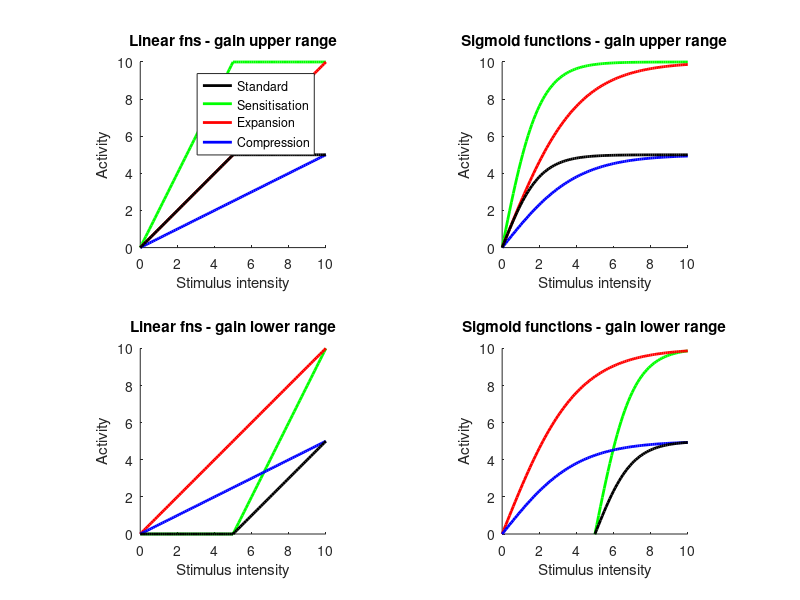
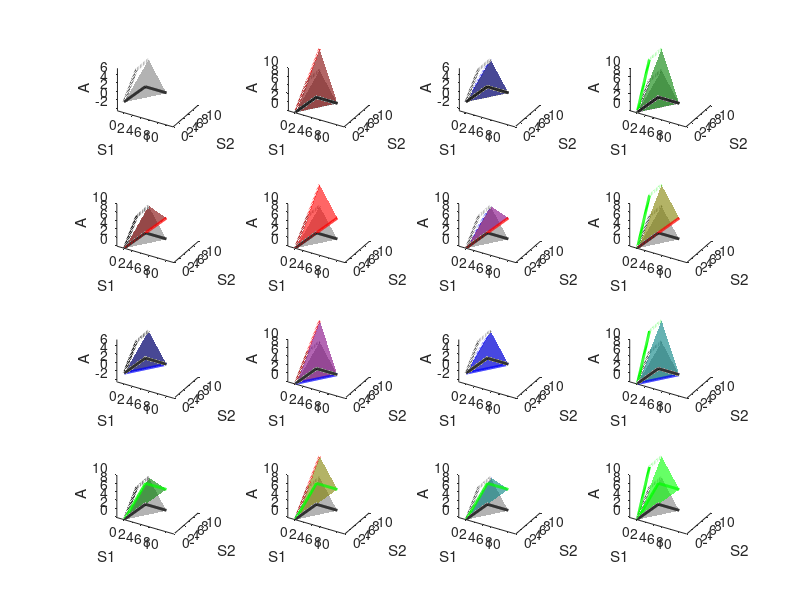
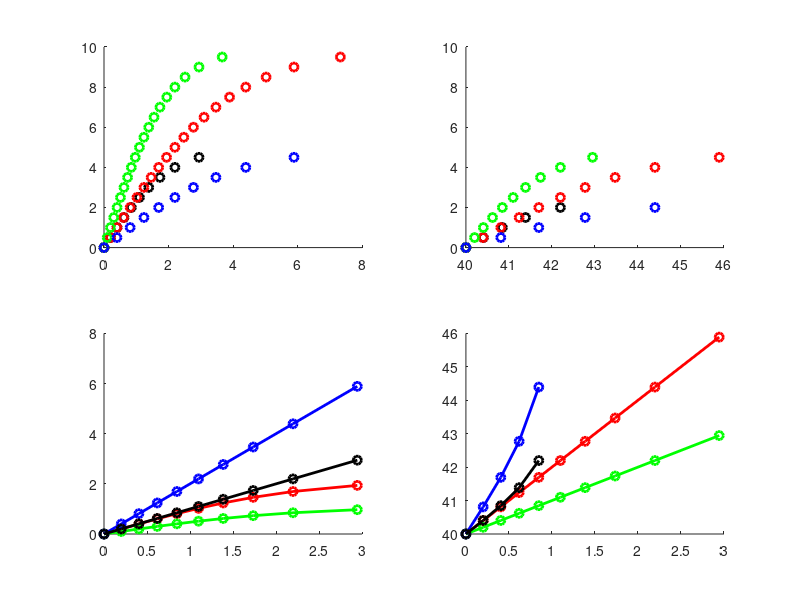
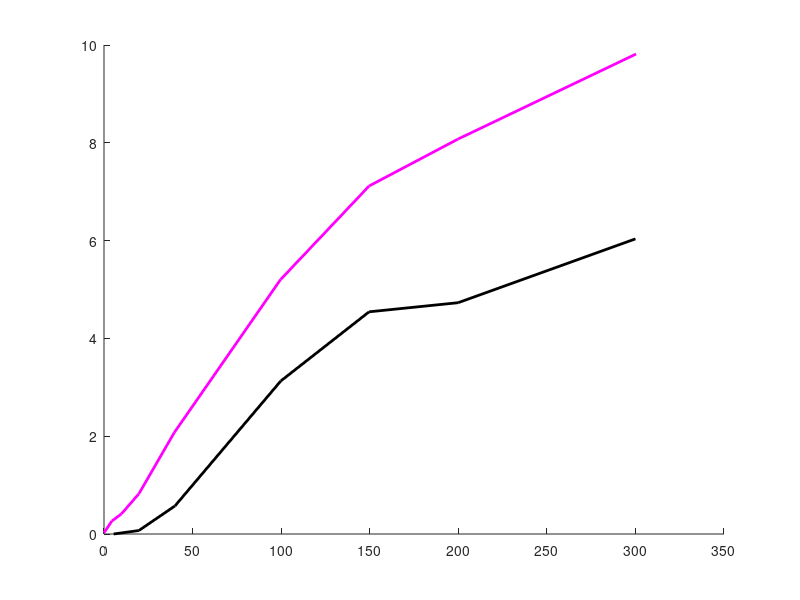

Write MATLAB code to recreate these figures, in order. (Note: this script raises an error after producing the figures.)
clear; close all; clc

force = 0:0.1:10;

figure; 

% Add upper range to linear
subplot(2,2,1); hold on; axis square

% threhsold at top
forceActivity_linearSensitize = force; forceActivity_linearSensitize(forceActivity_linearSensitize > 5) = 5;
forceActivity_linearSensitize = forceActivity_linearSensitize*2;
l1 = plot(force, forceActivity_linearSensitize, 'g', 'linewidth',2);

forceActivity_linearExpand = 2*(force/2);
l2 = plot(force, forceActivity_linearExpand, 'r', 'linewidth',2);

forceActivity_linearCompress = force/2;
l3 = plot(force, forceActivity_linearCompress, 'b', 'linewidth',2);

forceActivity_linearStandard = force; forceActivity_linearStandard(forceActivity_linearStandard > 5) = 5;
l4 = plot(force, forceActivity_linearStandard, 'k', 'linewidth',2);

xlabel('Stimulus intensity')
ylabel('Activity')

ylim([0 10]); xlim([0 10])

title('Linear fns - gain upper range')

legend([l4 l1 l2 l3],  'Standard', 'Sensitisation', 'Expansion', 'Compression')



% Add upper range to sigmoidal 
subplot(2,2,2); hold on; axis square

plot(force, 20*(1./(1+exp(-force)) - 0.5), 'g', 'linewidth',2);

plot(force, 20*(1./(1+exp(-force/2)) - 0.5), 'r', 'linewidth',2);

plot(force, 10*(1./(1+exp(-force/2)) - 0.5), 'b', 'linewidth',2);

plot(force, 10*(1./(1+exp(-force)) - 0.5), 'k', 'linewidth',2);

xlabel('Stimulus intensity')
ylabel('Activity')

ylim([0 10]); xlim([0 10])

title('Sigmoid functions - gain upper range')



% Add lower range to linear
subplot(2,2,3); hold on; axis square

% Therhsold at bottom
temp = force; temp(temp < 5) = 5;
l1 = plot(force, 2*(temp-5), 'g', 'linewidth',2);

l2 = plot(force, 2*(force/2), 'r', 'linewidth',2);

l3 = plot(force, force/2, 'b', 'linewidth',2);

temp = force; temp(temp < 5) = 5;
l4 = plot(force, temp-5, 'k', 'linewidth',2);

xlabel('Stimulus intensity')
ylabel('Activity')

ylim([0 10]); xlim([0 10])

title('Linear fns - gain lower range')



% Add lower range to sigmoidal
subplot(2,2,4); hold on; axis square

plot(force, 20*(1./(1+exp(-(force-5))) - 0.5), 'g', 'linewidth',2);

plot(force, 20*(1./(1+exp(-(force)/2)) - 0.5), 'r', 'linewidth',2);

plot(force, 10*(1./(1+exp(-(force)/2)) - 0.5), 'b', 'linewidth',2);

plot(force, 10*(1./(1+exp(-(force-5))) - 0.5), 'k', 'linewidth',2);

xlabel('Stimulus intensity')
ylabel('Activity')

ylim([0 10]); xlim([0 10])

title('Sigmoid functions - gain lower range')

%% Explore two stimuli - w planes
% close all
% could put heat relevant curve here.
otherIntensity = force;
otherActivity_linearStandard = forceActivity_linearStandard;
otherActivity_linearExpand = forceActivity_linearExpand;
otherActivity_linearCompress = forceActivity_linearCompress;
otherActivity_linearSensitize = forceActivity_linearSensitize;

figure; 
% plot different combinations
% Standard x
% 1-1 Standard y - everything is equal (reference on all plots)
standardX = [force zeros(1,length(otherIntensity))];
standardY = [zeros(1,length(force)) otherIntensity ];
standardZ = [forceActivity_linearStandard otherActivity_linearStandard];

% Get hull
standardFaces = convhull(standardX, standardY, standardZ);

% Remove sides based on normal direction - doesnt have a bottom
tempNormals = meshFaceNormals([standardX', standardY', standardZ'], standardFaces);
standardFaces = standardFaces(tempNormals(:,3) > 0,:);

% Plot on all
for i = 1:16
    subplot(4,4,i); hold on; axis equal; view([30 30])
    
    trisurf(standardFaces, standardX, standardY, standardZ-0.1, 'Facecolor', 'k', 'Edgecolor', 'none', 'FaceAlpha', 0.3);
    plot3(force, zeros(1,length(otherIntensity)), forceActivity_linearStandard, 'k', 'linewidth',2);
    plot3(zeros(1,length(force)), otherIntensity, otherActivity_linearStandard, 'k', 'linewidth',2);
    
    xlabel('S1'); ylabel('S2'); zlabel('A')
end

forceActivityArray = [forceActivity_linearStandard', forceActivity_linearExpand', forceActivity_linearCompress', forceActivity_linearSensitize'];
otherActivityArray = [otherActivity_linearStandard', otherActivity_linearExpand', otherActivity_linearCompress', otherActivity_linearSensitize'];

colorArray = [0 0 0; 1 0 0; 0 0 1; 0 1 0];

% Step through X
for i = 1:4
    % Step throuhg y
    for j = 1:4
       % Dont need to do for standard vs. standard
       if i > 1 | j > 1
           subplot(4,4,4*(i-1)+j);
           
           tempX = [force zeros(1,length(otherIntensity))];
           tempY = [zeros(1,length(force)) otherIntensity ];
           tempZ = [forceActivityArray(:,i)' otherActivityArray(:,j)'];
           
           % Convex hull doesn't work if points are coplanar, so expansion can't have only expansion and/or compression
           if i == 1 | i == 4 | j == 1 | j == 4
               tempFaces = convhull(tempX, tempY, tempZ);

               tempNormals = meshFaceNormals([tempX', tempY', tempZ'], tempFaces);
               tempFaces = tempFaces(tempNormals(:,3) > 0,:);
           else
             % Line is coplanar, so just make simple triangle  
             tempFaces = [1 length(force), length(tempX)];
           end
            
           tempCol = (colorArray(i,:) + colorArray(j,:))/2;
           trisurf(tempFaces, tempX, tempY, tempZ, 'Facecolor', tempCol, 'Edgecolor', 'none', 'FaceAlpha', 0.6);
               
           plot3(force, zeros(1,length(otherIntensity)), forceActivityArray(:,i), 'color', colorArray(i,:), 'linewidth',2);
           plot3(zeros(1,length(force)), otherIntensity, otherActivityArray(:,j), 'color', colorArray(j,:), 'linewidth',2);
       end
    end
end

% 1-2 Expanding y
% subplot(5,4,4+2);
% 
% tempFaces = convhull(tempX, tempY, tempZ);
% 
% tempNormals = meshFaceNormals([tempX', tempY', tempZ'], tempFaces);
% tempFaces = tempFaces(tempNormals(:,3) > 0,:);
% 
% 
% xlabel('Stimulus 1 intnsity'); ylabel('Stimulus 2 intensity'); zlabel('Activity')
% 
% % 1-3 Compressing y
% subplot(5,4,4+3);
% tempX = [force zeros(1,length(otherIntensity))];
% tempY = [zeros(1,length(force)) otherIntensity ];
% tempZ = [forceActivity_linearStandard otherActivity_linearCompress];
% 
% tempFaces = convhull(tempX, tempY, tempZ);
% 
% tempNormals = meshFaceNormals([tempX', tempY', tempZ'], tempFaces);
% tempFaces = tempFaces(tempNormals(:,3) > 0,:);
% 
%  trisurf(tempFaces, tempX, tempY, tempZ, 'Facecolor', 'b', 'Edgecolor', 'none', 'FaceAlpha', 0.5);
% 
% plot3(force, zeros(1,length(otherIntensity)), forceActivity_linearStandard, 'k', 'linewidth',2);
% plot3(zeros(1,length(force)), otherIntensity, otherActivity_linearCompress, 'b', 'linewidth',2);
% xlabel('Stimulus 1 intnsity'); ylabel('Stimulus 2 intensity'); zlabel('Activity')
% 
% % Sensitizing y
% subplot(5,4,4+4);
% tempX = [force zeros(1,length(otherIntensity))];
% tempY = [zeros(1,length(force)) otherIntensity ];
% tempZ = [forceActivity_linearStandard otherActivity_linearSensitize];
% 
% tempFaces = convhull(tempX, tempY, tempZ);
% 
% tempNormals = meshFaceNormals([tempX', tempY', tempZ'], tempFaces);
% tempFaces = tempFaces(tempNormals(:,3) > 0,:);
% 
%  trisurf(tempFaces, tempX, tempY, tempZ, 'Facecolor', 'g', 'Edgecolor', 'none', 'FaceAlpha', 0.5);
% 
% plot3(force, zeros(1,length(otherIntensity)), forceActivity_linearStandard, 'k', 'linewidth',2);
% plot3(zeros(1,length(force)), otherIntensity, otherActivity_linearSensitize, 'g', 'linewidth',2);
% xlabel('Stimulus 1 intnsity'); ylabel('Stimulus 2 intensity'); zlabel('Activity')



%% Explore two stimuli - with sigmoids, didn't work so well

% syms x y a b c
% eqn = y == a*(1/(1+exp(-(x-c)/b))-0.5)
% solve(eqn, x)
% c - b*log(1/(y/a + 1/2) - 1)
activity = 0:0.5:10;

figure;
forceStandard = -log(1./(activity/10+0.5)-1); 
forceExpand = -2*log(1./(activity/20+0.5)-1); 
forceSensitise = -log(1./(activity/20+0.5) - 1);
forceCompress = -2*log(1./(activity/10+0.5) - 1);

forceStandard(forceStandard ~= real(forceStandard)) = NaN;
forceExpand(forceExpand ~= real(forceExpand)) = NaN;
forceSensitise(forceSensitise ~= real(forceSensitise)) = NaN;
forceCompress(forceCompress ~= real(forceCompress)) = NaN;

subplot(2,2,1); hold on
plot(forceStandard, activity, 'ko', 'linewidth',2);

plot(forceExpand, activity, 'ro', 'linewidth',2);

plot(forceSensitise, activity, 'go', 'linewidth',2);

plot(forceCompress, activity, 'bo', 'linewidth',2);

% Make alternate modality
forceStandard_Stim2 = 40-log(1./(activity/5+0.5)-1); 
forceExpand_Stim2 = 40-2*log(1./(activity/10+0.5)-1); 
forceSensitise_Stim2 = 40-log(1./(activity/10+0.5) - 1);
forceCompress_Stim2 = 40-2*log(1./(activity/5+0.5) - 1);

forceStandard_Stim2(forceStandard_Stim2 ~= real(forceStandard_Stim2)) = NaN;
forceExpand_Stim2(forceExpand_Stim2 ~= real(forceExpand_Stim2)) = NaN;
forceSensitise_Stim2(forceSensitise_Stim2 ~= real(forceSensitise_Stim2)) = NaN;
forceCompress_Stim2(forceCompress_Stim2 ~= real(forceCompress_Stim2)) = NaN;

subplot(2,2,2); hold on
plot(forceStandard_Stim2, activity, 'ko', 'linewidth',2);

plot(forceExpand_Stim2, activity, 'ro', 'linewidth',2);

plot(forceSensitise_Stim2, activity, 'go', 'linewidth',2);

plot(forceCompress_Stim2, activity, 'bo', 'linewidth',2);



subplot(2,2,3); hold on

plot(forceStandard, forceExpand, 'r-o', 'linewidth',2)

plot(forceStandard, forceSensitise, 'g-o', 'linewidth',2)

plot(forceStandard, forceCompress, 'b-o', 'linewidth',2)

plot(forceStandard, forceStandard, 'k-o', 'linewidth',2)



subplot(2,2,4); hold on

plot(forceStandard, forceExpand_Stim2, 'r-o', 'linewidth',2)

plot(forceStandard, forceSensitise_Stim2, 'g-o', 'linewidth',2)

plot(forceStandard, forceCompress_Stim2, 'b-o', 'linewidth',2)

plot(forceStandard, forceStandard_Stim2, 'k-o', 'linewidth',2)

%%% Shift sections below to other file
%% To test from adult vs. juvenile force curve
juvenile = [5.4299, -0.1123;
19.6833, 0.0709;
40.0452, 0.5734;
99.7738, 3.1282;
149.6606, 4.5438;
199.8869, 4.7298;
300.0000, 6.0353];

adult = [-0.5090, 0.0238;
4.4118, 0.2633;
9.8416, 0.4117;
19.6833, 0.8223;
39.7059, 2.0762;
99.6041, 5.2003;
149.6606, 7.1168;
199.8869, 8.0770;
300.3394, 9.8152];

juvenile(juvenile < 0) = 0;
adult(adult < 0) = 0;


figure; hold on
h1 = plot(juvenile(:,1), juvenile(:,2), 'k', 'linewidth',2);
h2 = plot(adult(:,1), adult(:,2), 'm', 'linewidth',2);

% Try fitting
sigmoidFit = 'a*(1/(1+exp(-x/b))-0.5)';

fittedJuvenile = fit(juvenile(:,1), juvenile(:,2), sigmoidFit, 'startPoint', [15 100])

fittedAdult = fit(adult(:,1), adult(:,2), sigmoidFit, 'startPoint', [15 100])

h3 = plot(fittedJuvenile);
h4 = plot(fittedAdult);

set(h3, 'color', 'k', 'Linewidth', 2', 'linestyle', ':')
set(h4, 'color', 'm', 'Linewidth', 2', 'linestyle', ':')

compressionRatio = fittedAdult.a/fittedJuvenile.a;
stretchRatio = fittedAdult.b/fittedJuvenile.b;
meanRatio = (compressionRatio + stretchRatio)/2;

h5 = plot(0:500, compressionRatio*fittedJuvenile.a*(1./(1+exp(-(0:500)/(fittedJuvenile.b*compressionRatio))) - 0.5), 'r', 'linewidth',2);

h6 = plot(0:500, compressionRatio*fittedJuvenile.a*(1./(1+exp(-(0:500)/(fittedJuvenile.b))) - 0.5), 'g', 'linewidth',2);

h7 = plot(0:500, fittedJuvenile.a*(1./(1+exp(-(0:500)/(fittedJuvenile.b*stretchRatio))) - 0.5), 'b', 'linewidth',2);

legend([h1 h3 h2 h4 h5 h6 h7], 'Juvenile', 'Juvenile fitted', 'Adult', 'Adult fitted', 'Equiv. Expansion', 'Compression only', 'Stretch only')

ylabel('Firing rate')
xlabel('Force (mN)')

ylim([0 12]); xlim([0 500])

title('Adult and Juvenile AM nociceptors')

%% Test by receptor type;

CMH = [11.7256, 0.7371;
23.4623, 0.8298;
46.4159, 1.3341;
92.8755, 1.8680;
185.8385, 2.6371;
371.8522, 3.2004;
744.0548, 3.4107];

CM = [11.7256, 0.3253;
23.4623, 0.6239;
46.9467, 1.5695;
93.9376, 2.6916;
185.8385, 4.6371;
371.8522, 6.8474;
752.5636, 7.3813];

AM = [11.9512, 0.2253;
23.9280, 0.6348;
47.9074, 1.4949;
95.9177, 3.3584;
192.0413, 5.9386;
384.4948, 5.2423];

%%% Scaling to mn is roughly 0.2, but get correct from supplemental figure
CMH(:,1) = CMH(:,1)/5;
CM(:,1) = CM(:,1)/5;
AM(:,1) = AM(:,1)/5;

figure; subplot(1,2,1); hold on;
h1 = plot(CMH(:,1), CMH(:,2), 'k', 'linewidth',2);
h2 = plot(CM(:,1), CM(:,2), 'm', 'linewidth',2);

fittedCMH = fit(CMH(:,1), CMH(:,2), sigmoidFit, 'startPoint', [15 100])

fittedCM = fit(CM(:,1), CM(:,2), sigmoidFit, 'startPoint', [15 100])

fittedAM = fit(AM(:,1), AM(:,2), sigmoidFit, 'startPoint', [15 100])

h3 = plot(fittedCMH);
h4 = plot(fittedCM);

set(h3, 'color', 'k', 'Linewidth', 2', 'linestyle', ':')
set(h4, 'color', 'm', 'Linewidth', 2', 'linestyle', ':')

ylim([0 8]); xlim([0 150])

compressionRatio = fittedCM.a/fittedCMH.a;
stretchRatio = fittedCM.b/fittedCMH.b;
meanRatio = (compressionRatio + stretchRatio)/2;

h5 = plot(0:300, compressionRatio*fittedCMH.a*(1./(1+exp(-(0:300)/(fittedCMH.b*compressionRatio))) - 0.5), 'r', 'linewidth',2);

h6 = plot(0:300, compressionRatio*fittedCMH.a*(1./(1+exp(-(0:300)/(fittedCMH.b))) - 0.5), 'g', 'linewidth',2);

h7 = plot(0:300, fittedCMH.a*(1./(1+exp(-(0:300)/(fittedCMH.b*stretchRatio))) - 0.5), 'b', 'linewidth',2);

legend([h1 h3 h2 h4 h5 h6 h7], 'CMH', 'CMH fitted', 'CM', 'CM fitted', 'Equiv. Expansion', 'Compression only', 'Stretch only')

ylabel('Firing rate')
xlabel('Force (mN)')

title('CMH and CM nociceptors')

subplot(1,2,2); hold on;
h1 = plot(CMH(:,1), CMH(:,2), 'k', 'linewidth',2);
h2 = plot(AM(:,1), AM(:,2), 'c', 'linewidth',2);

h3 = plot(fittedCMH);
h4 = plot(fittedAM);

set(h3, 'color', 'k', 'Linewidth', 2', 'linestyle', ':')
set(h4, 'color', 'c', 'Linewidth', 2', 'linestyle', ':')

compressionRatio = fittedAM.a/fittedCMH.a;
stretchRatio = fittedAM.b/fittedCMH.b;
meanRatio = (compressionRatio + stretchRatio)/2;

h5 = plot(0:300, compressionRatio*fittedCMH.a*(1./(1+exp(-(0:300)/(fittedCMH.b*compressionRatio))) - 0.5), 'r', 'linewidth',2);

h6 = plot(0:300, compressionRatio*fittedCMH.a*(1./(1+exp(-(0:300)/(fittedCMH.b))) - 0.5), 'g', 'linewidth',2);

h7 = plot(0:300, fittedCMH.a*(1./(1+exp(-(0:300)/(fittedCMH.b*stretchRatio))) - 0.5), 'b', 'linewidth',2);

legend([h1 h3 h2 h4 h5 h6 h7], 'CMH', 'CMH fitted', 'AM', 'AM fitted', 'Equiv. Expansion', 'Compression only', 'Stretch only')

ylim([0 8]); xlim([0 150])
ylabel('Firing rate')
xlabel('Force (mN)')
title('CMH and AM nociceptors')
%% Summary
adultRatio = (fittedAdult.a/fittedJuvenile.a)/(fittedAdult.b/fittedJuvenile.b)

CMRatio = fittedCM.a/fittedCMH.a/(fittedCM.b/fittedCMH.b)

AMRatio = fittedAM.a/fittedCMH.a/(fittedAM.b/fittedCMH.b)